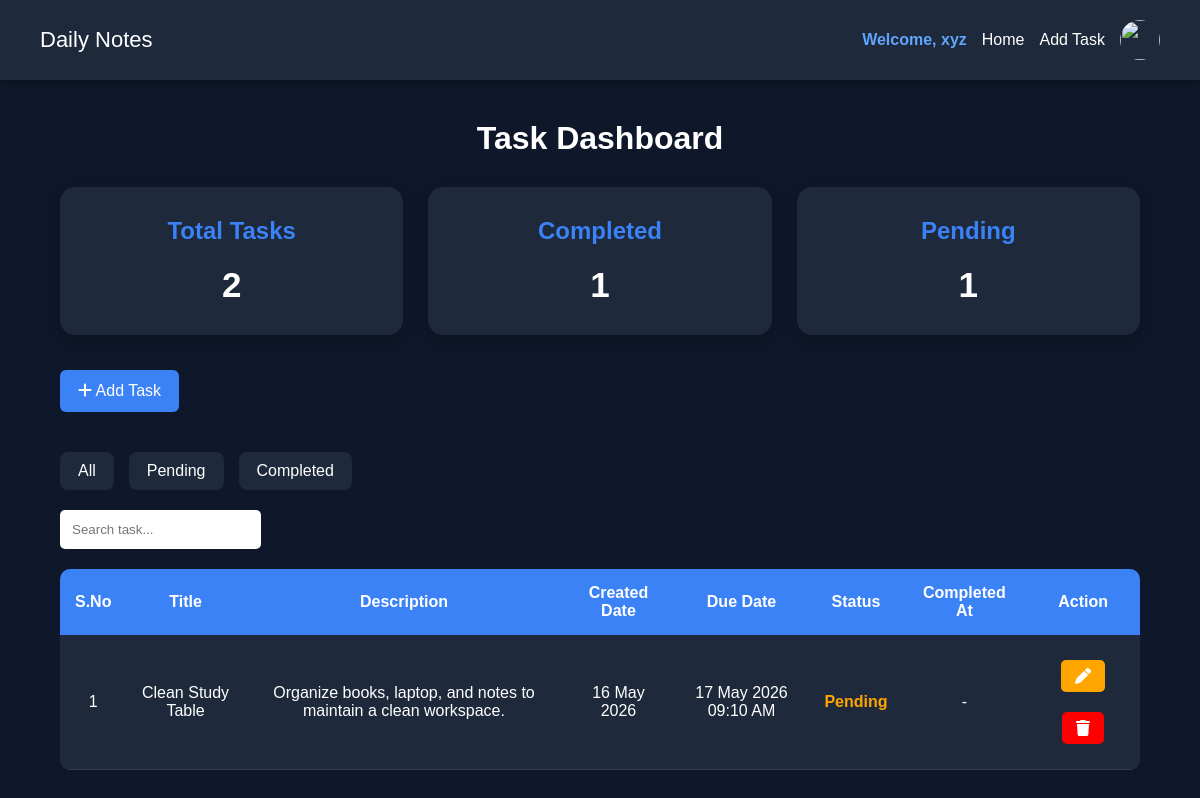
/dashboard.php?status=Pending (signed in), run on the app's committed database.
### tables this page shows
CREATE TABLE `tasks` (
  `id` int(11) NOT NULL,
  `title` varchar(255) NOT NULL,
  `description` text NOT NULL,
  `status` varchar(50) NOT NULL,
  `user_id` int(11) DEFAULT NULL,
  `created_at` timestamp NOT NULL DEFAULT current_timestamp(),
  `due_date` datetime DEFAULT NULL,
  `completed_at` datetime DEFAULT NULL
);

### dashboard.php (the view, shortened to what this page needs)
<?php
include 'config/db.php';
include 'includes/navbar.php';
$user_id = $_SESSION['user_id'];
if(isset($_GET['status'])){
    $status = $_GET['status'];
    $sql = "SELECT * FROM tasks
            WHERE user_id='$user_id'
            AND status='$status'";
}
else{
    $sql = "SELECT * FROM tasks
            WHERE user_id='$user_id'";
}
$result = mysqli_query($conn, $sql);
$total_query = "SELECT COUNT(*) as total
                FROM tasks
                WHERE user_id='$user_id'";
$total_result = mysqli_query($conn, $total_query);
$total_tasks = mysqli_fetch_assoc($total_result)['total'];
$completed_query = "SELECT COUNT(*) as completed
                    FROM tasks
                    WHERE user_id='$user_id'
                    AND status='Completed'";
$completed_result = mysqli_query($conn, $completed_query);
$completed_tasks = mysqli_fetch_assoc($completed_result)['completed'];
$pending_tasks = $total_tasks - $completed_tasks;
?>
<!DOCTYPE html>
<html lang="en">
<head>
    <link rel="stylesheet" href="assets/css/style.css">
    <link rel="stylesheet"
    href="https://cdnjs.cloudflare.com/ajax/libs/font-awesome/6.5.1/css/all.min.css">
</head>
<body>
<div class="container">
    <h1>Task Dashboard</h1>
    <div class="dashboard-cards">
        <div class="card">
            <h2>Total Tasks</h2>
            <p><?php echo $total_tasks; ?></p>
        </div>
        <div class="card">
            <h2>Completed</h2>
            <p><?php echo $completed_tasks; ?></p>
        </div>
        <div class="card">
            <h2>Pending</h2>
            <p><?php echo $pending_tasks; ?></p>
        </div>
    </div>
    <a href="add-task.php" class="add-btn">
        <i class="fa-solid fa-plus"></i>
        Add Task
    </a>
    <div class="filter-buttons">
    <a href="dashboard.php" class="filter-btn">
        All
    </a>
    <a href="dashboard.php?status=Pending"
       class="filter-btn">
        Pending
    </a>
    <a href="dashboard.php?status=Completed"
       class="filter-btn">
        Completed
    </a>
</div>
    <input
        type="text"
        id="searchInput"
        placeholder="Search task..."
        class="search-bar"
    >
    <div class="table-wrapper">
        <table>
            <tr>
                <th>S.No</th>
                <th>Title</th>
                <th>Description</th>
                <th>Created Date</th>
                <th>Due Date</th>
                <th>Status</th>
                <th>Completed At</th>
                <th>Action</th>
            </tr>
<?php
$sno = 1;
while($row = mysqli_fetch_assoc($result)){
?>
<tr>
    <td><?php echo $sno; ?></td>
    <td>
        <?php echo $row['title']; ?>
    </td>
    <td>
        <?php echo $row['description']; ?>
    </td>
    <td>
<?php
echo date(
    "d M Y",
    strtotime($row['created_at'])
);
?>
</td>
<td>
    <?php
        if($row['due_date']){
            echo date( "d M Y h:i A", strtotime($row['due_date']));
            }
            else{
                echo "No Date";
            }
    ?>
</td>
<td>
            <?php
            if($row['status'] == "Pending"){
                echo "<span class='pending'>Pending</span>";
            }
            else{
                echo "<span class='completed'>Completed</span>";
            }
            ?>
</td>
<td>
<?php
if($row['completed_at']){
    echo date(
        "d M Y h:i A",
        strtotime($row['completed_at'])
    );
}
else{
    echo "-";
}
?>
</td>
    <td>
        <a
        href="edit-task.php?id=<?php echo $row['id']; ?>"
        class="edit-btn">
            <i class="fa-solid fa-pen"></i>
        </a>
        <a
        href="delete-task.php?id=<?php echo $row['id']; ?>"
        class="delete-btn">
            <i class="fa-solid fa-trash"></i>
        </a>
    </td>
</tr>
<?php
$sno++;
}
?>
        </table>
    </div>
</div>
</body>
</html>

### assets/css/style.css (style rules this page uses)
* { margin: 0; padding: 0; box-sizing: border-box; }
body { font-family: Arial, sans-serif; background: #0f172a; color: white; background-image: url('../images/bg.jpg'); }
.container { width: 90%; margin: 40px auto; }
h1 { text-align: center; margin-bottom: 30px; color: white; }
h2 { text-align: center; }
p { text-align: center; }
.about-container, .services-container, .contact-container, .dashboard-cards { display: grid; gap: 25px; }
.dashboard-cards { grid-template-columns: repeat(auto-fit, minmax(220px, 1fr)); margin-bottom: 35px; }
.about-card, .service-card, .contact-info, .contact-form, .card { background: #1e293b; padding: 30px; border-radius: 15px; box-shadow: 0 5px 15px rgba(0,0,0,0.2); transition: 0.3s; }
.about-card h2, .service-card h2, .contact-info h2, .card h2 { color: #3b82f6; margin-bottom: 20px; }
.card p { font-size: 35px; font-weight: bold; color: white; }
.add-btn, .filter-btn { display: inline-block; text-decoration: none; color: white; transition: 0.3s; }
.add-btn { background: #3b82f6; padding: 12px 18px; border-radius: 6px; margin-bottom: 20px; }
.filter-buttons { margin: 20px 0; display: flex; gap: 15px; flex-wrap: wrap; }
.filter-btn { background: #1e293b; padding: 10px 18px; border-radius: 8px; }
.search-bar { padding: 12px; margin-bottom: 20px; border: none; border-radius: 5px; outline: none; }
.table-wrapper { overflow-x: auto; }
table { width: 100%; min-width: 900px; border-collapse: collapse; background: #1e293b; border-radius: 10px; overflow: hidden; }
table th { background: #3b82f6; padding: 15px; text-align: center; }
table td { padding: 15px; text-align: center; border-bottom: 1px solid #334155; }
table tr { transition: 0.3s; }
.pending { color: orange; font-weight: bold; }
.edit-btn, .delete-btn { display: inline-block; text-decoration: none; color: white; padding: 8px 14px; border-radius: 5px; margin: 10px 5px; transition: 0.3s; }
.edit-btn { background: orange; }
.delete-btn { background: red; }

### data on the page
tasks: title "Clean Study Table", description "Organize books, laptop, and notes to maintain a clean workspace.", created_at "16 May 2026", due_date "17 May 2026 09:10 AM", status "Pending"

### other printed values
$_SESSION['username'] "xyz"
$total_tasks "2"
$completed_tasks "1"
$pending_tasks "1"
